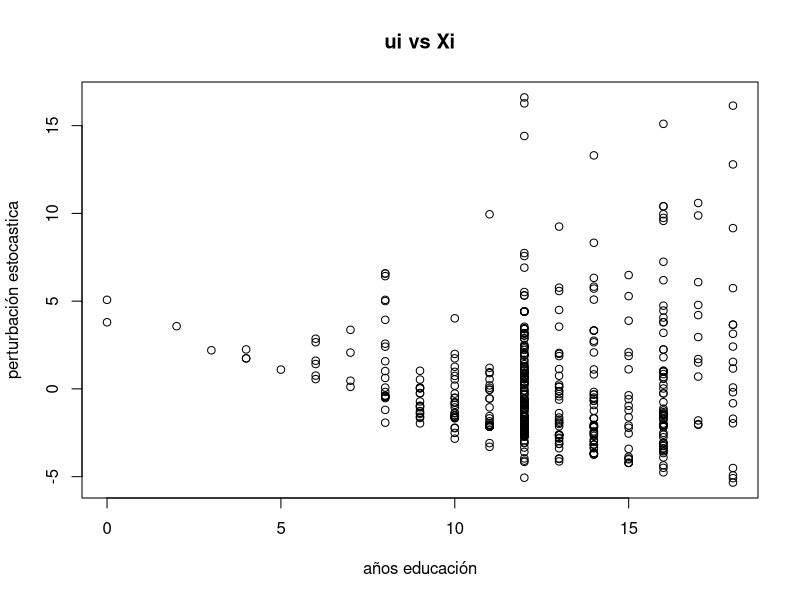

Write R code to recreate this figure.
## ---- chunk 1
knitr::opts_chunk$set(echo = TRUE)
## ---- chunk 2
library(dplyr)

## ---- chunk 3
tabla<-read.csv("wage1.csv")

tabla<-select(tabla, wage, educ)

tabla1<-rename(tabla, Y=wage, X=educ)
 x.<-(tabla1$X-mean(tabla1$X))
 y.<-(tabla1$Y-mean(tabla1$Y))


B<-sum((x.)*(y.))/sum((x.)^(2))
B
a<-mean(tabla1$Y)-B*mean(tabla1$X)
a

y_gorro<-a+tabla1$X*B
head(y_gorro)

u<-tabla1$Y-y_gorro


## ---- chunk 4
W_10<-a+B*10
W_10
## ---- chunk 5
W_16<-a+B*16
W_16
## ---- chunk 6
W_mas4<-B*4
W_mas4
## ---- chunk 7
sum((y.)^2)
## ---- chunk 8
sum((y_gorro)^2)
## ---- chunk 9
sum_u2<-sum(u^2)
## ---- chunk 10
plot(tabla1$X, u, 
     xlab = "años educación", 
     ylab = "perturbación estocastica",
     main = "ui vs Xi")
## ---- chunk 11
n<-length(tabla1$X)

varianza<-(sum_u2/n-2)
varianza


## ---- chunk 12
sum_x2<-sum((x.)^2)
var_B<-varianza/sum_x2
var_B


## ---- chunk 13
eeB<-(var_B)^(0.5)
eeB
## ---- chunk 14

sum_X<-sum(tabla1$X)

var_a<-(sum_X*varianza)/(n*sum_x2)
var_a
## ---- chunk 15
eea<-(var_a)^(0.5)
eea
## ---- chunk 16
cov_ab<-(-mean(tabla1$X))*var_B
cov_ab
## ---- chunk 17
modelo <- lm(Y ~ X, data = tabla1)
resumen <- summary(modelo)
resumen
## ---- chunk 18
dif_eeX<-0.05325-0.04824657
dif_eeX

dif_eeY<-0.68497-0.1710049
dif_eeY
